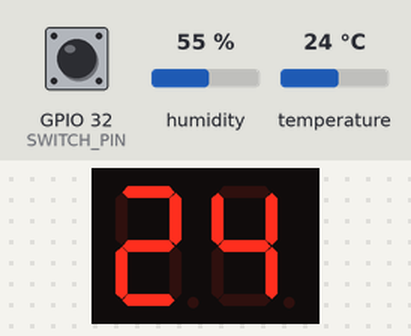
Recording of a program running on a simulated ESP32. Shown: 2-digit seven-segment display. Wiring (inferred from the names in the program): 2-digit 7-segment display, segments lit when HIGH: segments GPIO 0, GPIO 4, GPIO 27, GPIO 14, GPIO 12, GPIO 2, GPIO 15, GPIO 18, GPIO 19, GPIO 33, GPIO 25, GPIO 26, GPIO 5, GPIO 17. Inputs (shaded band) come from the test bench; at power-on: temperature 24 °C, GPIO 32 (SWITCH_PIN) HIGH, humidity 55 %. The segment pins are drawn as the display they are named for; what the program prints to the serial monitor is not drawn.

Above: at 2.6 s.
2.7 s: temperature set to 12 °C
At 5.2 s:
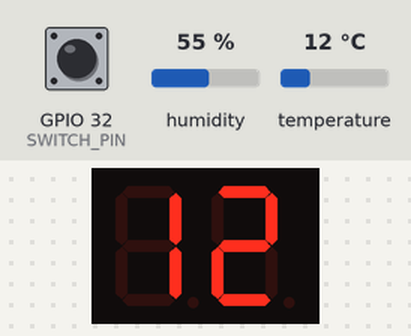
5.5 s: GPIO 32 (SWITCH_PIN) pulled LOW for 0.15 s
At 5.59 s:
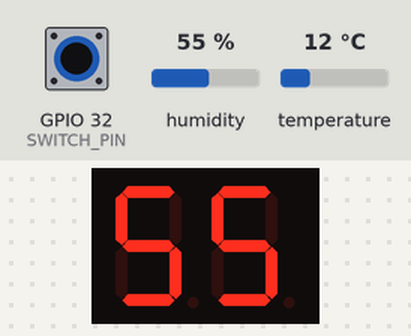
7.1 s: temperature set to 19 °C
At 9.1 s:
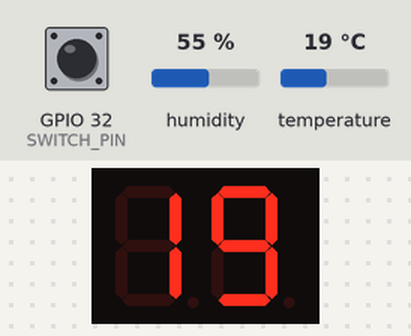
9.5 s: temperature set to 28 °C
At 11.0 s:
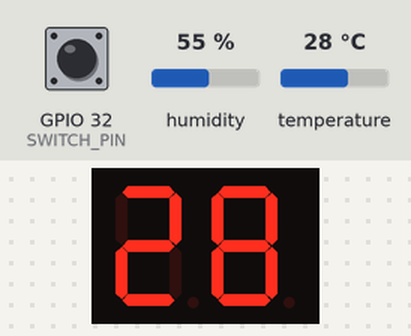
Timing chart, 0 to 12.5 s (numbered marks = the images above; inputs shaded):
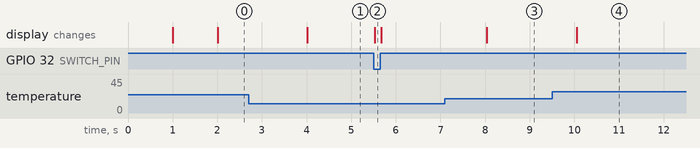

Measured:
- after the input at 2.7 s, the display: changes after 1.3 s (image 1)
- after the input at 5.5 s, the display: changes at once (image 2)
- after the input at 7.1 s, the display: changes after 0.94 s (image 3)
- after the input at 9.5 s, the display: changes after 0.55 s (image 4)

The program:

main.cpp
```cpp
#include <Arduino.h>
#include <DHT.h>

const int DHT_PIN = 21;

#define DHT_TYPE DHT22

DHT dht(DHT_PIN, DHT_TYPE);

const int SWITCH_PIN = 32;

//
//       A
//      ---
//   F |   | B
//      -G-
//   E |   | C
//      ---
//       D
//
// TODO:icチップ版の配線作る。ログを作る

const int segPins1[7] = {
    18,  // A
    19,  // B
    33,  // C
    25,  // D
    26,  // E
    5,   // F
    17   // G
};

const int segPins2[7] = {
    0,   // A
    4,   // B
    27,  // C
    14,  // D
    12,  // E
    2,   // F
    15   // G
};

const int numbers[10][7] = {

    // 0
    {1, 1, 1, 1, 1, 1, 0},

    // 1
    {0, 1, 1, 0, 0, 0, 0},

    // 2
    {1, 1, 0, 1, 1, 0, 1},

    // 3
    {1, 1, 1, 1, 0, 0, 1},

    // 4
    {0, 1, 1, 0, 0, 1, 1},

    // 5
    {1, 0, 1, 1, 0, 1, 1},

    // 6
    {1, 0, 1, 1, 1, 1, 1},

    // 7
    {1, 1, 1, 0, 0, 0, 0},

    // 8
    {1, 1, 1, 1, 1, 1, 1},

    // 9
    {1, 1, 1, 1, 0, 1, 1}
};


// 消灯

void clearDisplay(const int pins[7])
{
    for (int i = 0; i < 7; i++)
    {
        digitalWrite(pins[i], LOW);
    }
}

void showNumber(int number, const int pins[7])
{
    if (number < 0 || number > 9)
    {
        clearDisplay(pins);
        return;
    }

    for (int i = 0; i < 7; i++)
    {
        digitalWrite(pins[i], numbers[number][i]);
    }
}

void showTwoDigits(int value)
{
    if (value < 0 || value > 99)
    {
        value = 0;
    }

    int tens = value / 10;
    int ones = value % 10;

    showNumber(tens, segPins2);

    showNumber(ones, segPins1);
}

void setup()
{

    Serial.begin(115200);

    delay(1000);

    for (int i = 0; i < 7; i++)
    {
        pinMode(segPins1[i], OUTPUT);
        digitalWrite(segPins1[i], LOW);
    }

    for (int i = 0; i < 7; i++)
    {
        pinMode(segPins2[i], OUTPUT);
        digitalWrite(segPins2[i], LOW);
    }

    pinMode(SWITCH_PIN, INPUT_PULLUP);

    dht.begin();

    showTwoDigits(0);

    Serial.println("温湿度計スタート");
    Serial.println("Switch:");
    Serial.println("  HIGH = 温度");
    Serial.println("  LOW  = 湿度");
    Serial.println();
}

void loop()
{
    static unsigned long lastReadTime = 0;

    static float temperature = NAN;
    static float humidity = NAN;

    unsigned long currentTime = millis();

    if (currentTime - lastReadTime >= 2000)
    {
        lastReadTime = currentTime;

        temperature = dht.readTemperature();
        humidity = dht.readHumidity();
        //ログ表示
        if (isnan(temperature) || isnan(humidity))
        {
            Serial.println("error.");
        }
        else
        {
            Serial.printf("温度: %.1f °C\n", temperature);
            Serial.printf("湿度: %.1f %%\n", humidity);
            Serial.println();
        }
    }

    int switchState = digitalRead(SWITCH_PIN);

    // 温度表示

    if (switchState == HIGH)
    {
        if (isnan(temperature))
        {
            showTwoDigits(0);
        }
        else
        {
            int tempValue = round(temperature);

            // 0～99だけ表示
            if (tempValue >= 0 && tempValue <= 99)
            {
                showTwoDigits(tempValue);
            }
            else
            {
                showTwoDigits(0);
            }
        }
    }

    // 湿度表示

    else
    {
        if (isnan(humidity))
        {
            showTwoDigits(0);
        }
        else
        {
            int humidityValue = round(humidity);

            // 0～99だけ表示
            if (humidityValue >= 0 && humidityValue <= 99)
            {
                showTwoDigits(humidityValue);
            }
            else
            {
                showTwoDigits(0);
            }
        }
    }

    delay(50);
}
```
